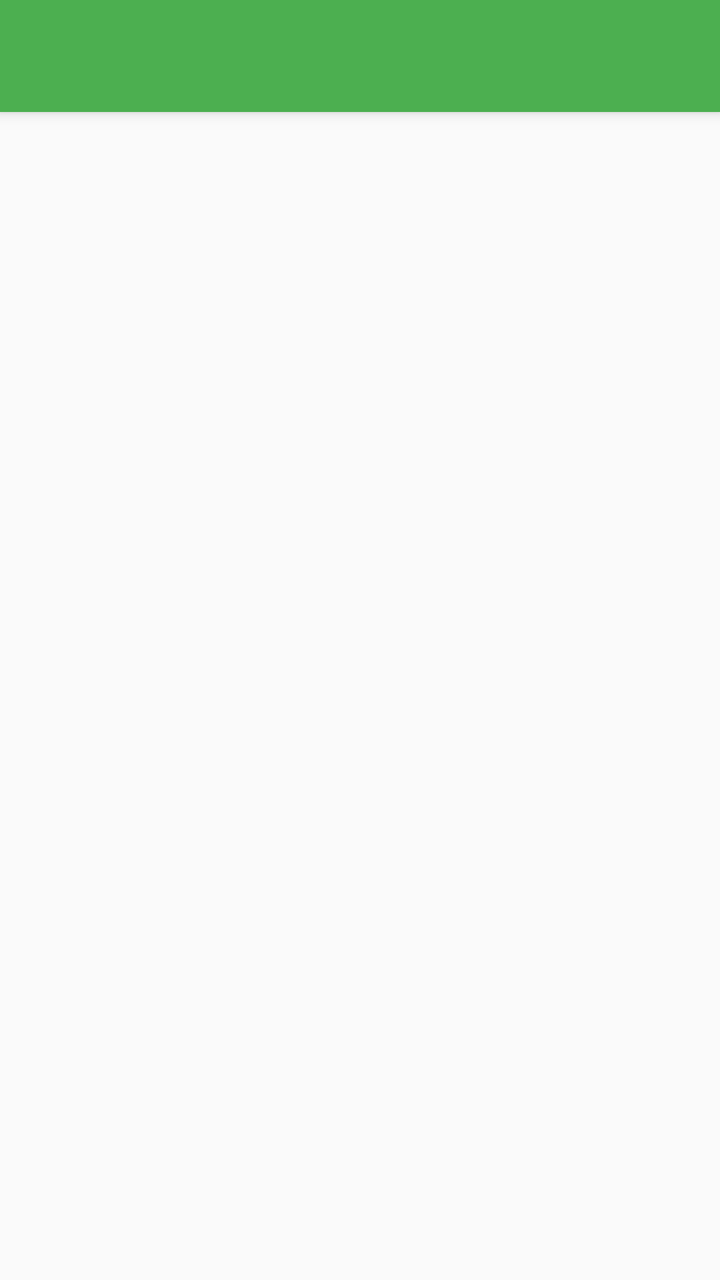
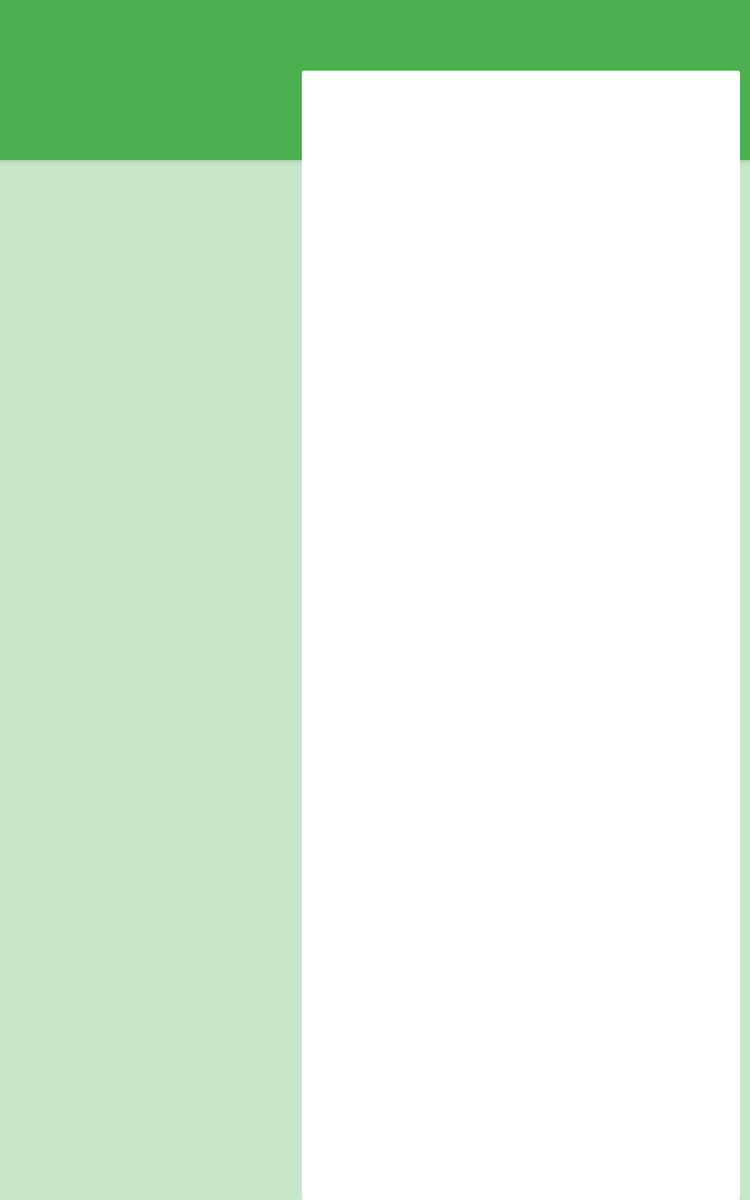

Two renders of one Android screen. The first uses the default layout on a phone; the second uses the alternative layout the repository ships for a different screen configuration, on a matching device. The two XML files are below.
<!-- AndroidManifest.xml: application theme AppTheme -->
<!-- res/layout/app_bar_main.xml -->
<?xml version="1.0" encoding="utf-8"?>
<android.support.design.widget.CoordinatorLayout xmlns:android="http://schemas.android.com/apk/res/android"
    xmlns:app="http://schemas.android.com/apk/res-auto"
    xmlns:tools="http://schemas.android.com/tools"
    android:layout_width="match_parent"
    android:layout_height="match_parent"
    android:id="@+id/main_coordinator"
    android:contentDescription="@string/coordinator_desc_main"
    android:fitsSystemWindows="true"
    tools:context=".activities.MainActivity">

    <android.support.design.widget.AppBarLayout
        android:layout_width="match_parent"
        android:layout_height="wrap_content"
        android:contentDescription="@string/appbar_desc_main"
        android:overScrollMode="always"
        android:theme="@style/AppTheme.AppBarOverlay">

        <android.support.v7.widget.Toolbar
            android:id="@+id/toolbar"
            android:layout_width="match_parent"
            android:layout_height="?attr/actionBarSize"
            android:background="?attr/colorPrimary"
            android:contentDescription="@string/toolbar_desc_main"
            android:textDirection="locale"
            android:theme="@style/ThemeOverlay.AppCompat.Dark.ActionBar"
            app:popupTheme="@style/AppTheme.PopupOverlay" />

    </android.support.design.widget.AppBarLayout>

    <include layout="@layout/container_main"></include>

</android.support.design.widget.CoordinatorLayout>
<!-- res/layout/container_main.xml (included above) -->
<FrameLayout xmlns:android="http://schemas.android.com/apk/res/android"
    xmlns:app="http://schemas.android.com/apk/res-auto"
    android:id="@+id/container_main"
    android:layout_width="match_parent"
    android:layout_height="match_parent"
    android:contentDescription="@string/frame_desc_main"
    app:layout_behavior="@string/appbar_scrolling_view_behavior"></FrameLayout>
<!-- resources referenced by this layout -->
<resources>
  <string name="appbar_desc_main">AppBar Main used in different layouts as base appbar</string>
  <string name="coordinator_desc_main">Coordinator Layout Main, used in different activities as base container</string>
  <string name="frame_desc_main">Frame Layout Main Container for different Fragments/Activity</string>
  <string name="toolbar_desc_main">Main Toolbar used in different layouts</string>
  <style name="AppTheme.AppBarOverlay" parent="ThemeOverlay.AppCompat.Light" />
  <style name="AppTheme.PopupOverlay" parent="ThemeOverlay.AppCompat.Light" />
  <style name="AppTheme" parent="Theme.AppCompat.Light.DarkActionBar">
          <item name="windowActionBar">false</item>
          <item name="windowNoTitle">true</item>
          
          <item name="colorPrimary">@color/colorPrimary</item>
          <item name="colorPrimaryDark">@color/colorPrimaryDark</item>
          <item name="colorAccent">@color/colorAccent</item>
          <item name="android:textColor">@color/colorIcons</item>
          <item name="drawerArrowStyle">@style/DrawerArrowStyle</item>
          <item name="autoCompleteTextViewStyle">@style/myAutoCompleteTextViewStyle</item>
          <item name="textAppearanceSearchResultTitle">@style/mySearchResult</item>
  
          
          <item name="searchViewStyle">@style/Widget.AppCompat.Light.SearchView</item>
          <item name="android:dropDownItemStyle">@style/Widget.AppCompat.DropDownItem.Spinner</item>
          <item name="textColorSearchUrl">@color/abc_search_url_text</item>
          <item name="textAppearanceSearchResultSubtitle">
              @style/TextAppearance.AppCompat.SearchResult.Subtitle
          </item>
      </style>
  <color name="colorPrimary">#4CAF50</color>
  <color name="colorPrimaryDark">#388E3C</color>
  <color name="colorAccent">#FF5722</color>
  <color name="colorIcons">#FFFFFF</color>
  <style name="DrawerArrowStyle" parent="Widget.AppCompat.DrawerArrowToggle">
          <item name="color">@android:color/white</item>
      </style>
  <style name="myAutoCompleteTextViewStyle" parent="Widget.AppCompat.Light.AutoCompleteTextView">
          <item name="android:popupBackground">@android:color/white</item>
      </style>
  <style name="mySearchResult" parent="TextAppearance.AppCompat.SearchResult.Title">
          <item name="android:textColor">@android:color/black</item>
      </style>
</resources>
<!-- res/layout-sw600dp/app_bar_main.xml (the author's variant of the layout above) -->
<!-- drawn on a 7-inch tablet held upright -->
<?xml version="1.0" encoding="utf-8"?>
<android.support.design.widget.CoordinatorLayout xmlns:android="http://schemas.android.com/apk/res/android"
    xmlns:app="http://schemas.android.com/apk/res-auto"
    xmlns:tools="http://schemas.android.com/tools"
    android:id="@+id/main_coordinator"
    android:layout_width="match_parent"
    android:layout_height="match_parent"
    android:background="@color/colorPrimaryLight"
    android:contentDescription="@string/coordinator_desc_main_tablet"
    android:fitsSystemWindows="true">

    <android.support.design.widget.AppBarLayout
        android:layout_width="match_parent"
        android:layout_height="@dimen/appbar_height_detail_tablet"
        android:background="@color/colorPrimary"
        android:contentDescription="@string/appbar_desc_main_tablet"
        android:overScrollMode="always"
        android:theme="@style/AppTheme.AppBarOverlay">

        <LinearLayout
            android:layout_width="match_parent"
            android:layout_height="wrap_content"
            android:layoutDirection="locale"
            android:contentDescription="@string/linear_desc_base_toolbar_tablet"
            android:orientation="horizontal">

            <android.support.v7.widget.Toolbar
                android:id="@+id/toolbar"
                android:layout_width="0dp"
                android:layout_marginTop="@dimen/marginTop_toolbar_tablet"
                android:layout_height="?attr/actionBarSize"
                android:background="?attr/colorPrimary"
                android:layout_weight="@integer/list_fragment_weight"
                android:contentDescription="@string/toolbar_desc_main_tablet"
                android:theme="@style/ThemeOverlay.AppCompat.Dark.ActionBar"
                app:popupTheme="@style/AppTheme.PopupOverlay" />

            <View
                android:layout_width="0dp"
                android:contentDescription="@string/view_desc_toolbar_tablet"
                android:layout_weight="@integer/detail_fragment_weight"
                android:layout_height="wrap_content"></View>

        </LinearLayout>
    </android.support.design.widget.AppBarLayout>

    <LinearLayout xmlns:android="http://schemas.android.com/apk/res/android"
        android:layout_width="match_parent"
        android:layout_height="match_parent"
        android:baselineAligned="false"
        android:contentDescription="@string/linear_desc_main_tablet"
        android:layoutDirection="locale"
        android:orientation="horizontal"
        android:elevation="@dimen/card_detail_tablet_elevation"
        android:background="@android:color/transparent"
        android:layout_marginTop="@dimen/margintTop_detail_card_tablet"
        app:behavior_overlapTop="@dimen/overlaptop_value"
        app:layout_behavior="@string/appbar_scrolling_view_behavior">

        <LinearLayout
            android:layout_height="match_parent"
            android:layout_width="0dp"
            android:layout_weight="@integer/list_fragment_weight"
            android:contentDescription="@string/linear_desc_container_main_tablet"
            android:layout_marginTop="@dimen/view_horizontal_margin"
            android:orientation="vertical">

            <View
                android:layout_width="match_parent"
                android:visibility="gone"
                android:id="@+id/view_false_toolbar"
                android:contentDescription="@string/view_desc_container_main_tablet"
                android:layout_height="@dimen/height_false_toolbar"></View>

            <FrameLayout xmlns:android="http://schemas.android.com/apk/res/android"
                android:id="@+id/container_main"
                android:layout_width="match_parent"
                android:layout_height="match_parent"
                android:contentDescription="@string/frame_desc_main_tablet"></FrameLayout>

        </LinearLayout>

        <LinearLayout
            android:contentDescription="@string/linear_base_detail_fragment_tablet"
            android:layout_width="0dp"
            android:background="@drawable/bg_detail_tablet_card"
            android:layout_marginStart="@dimen/view_horizontal_margin"
            android:layout_marginEnd="@dimen/view_horizontal_margin"
            android:layout_weight="@integer/detail_fragment_weight"
            android:layout_height="match_parent">

            <FrameLayout
                android:id="@+id/container_detail"
                android:layout_width="match_parent"
                android:layout_height="match_parent"
                android:layout_margin="@dimen/padding_number_types"
                android:contentDescription="@string/frame_desc_detail_tablet" />
        </LinearLayout>

    </LinearLayout>

</android.support.design.widget.CoordinatorLayout>
<!-- resources referenced by the variant -->
<!-- as a 7-inch tablet held upright resolves them -->
<resources>
  <color name="colorPrimary">#4CAF50</color>
  <color name="colorPrimaryLight">#C8E6C9</color>
  <!-- from res/values-sw600dp/ -->
  <dimen name="appbar_height_detail_tablet">128dp</dimen>
  <dimen name="card_detail_tablet_elevation">4dp</dimen>
  <!-- from res/values-sw600dp/ -->
  <dimen name="height_false_toolbar">64dp</dimen>
  <dimen name="marginTop_toolbar_tablet">16dp</dimen>
  <!-- from res/values-sw600dp/ -->
  <dimen name="margintTop_detail_card_tablet">-72dp</dimen>
  <dimen name="overlaptop_value">64dp</dimen>
  <!-- from res/values-sw600dp/ -->
  <dimen name="padding_number_types">2dp</dimen>
  <dimen name="view_horizontal_margin">8dp</dimen>
  <!-- drawable bg_detail_tablet_card (drawable) -->
  <?xml version="1.0" encoding="UTF-8"?>
  <shape xmlns:android="http://schemas.android.com/apk/res/android">
      <solid android:color="@android:color/white"/>
      <stroke android:width="0dp" android:color="#B1BCBE" />
      <corners android:radius="2dp"/>
      <padding android:left="1dp" android:top="1dp" android:right="1dp" android:bottom="0dp" />
  </shape>
  <integer name="detail_fragment_weight">3</integer>
  <integer name="list_fragment_weight">2</integer>
  <string name="appbar_desc_main_tablet">AppBar Main used in different layouts as base appbar in Tablet</string>
  <string name="coordinator_desc_main_tablet">Coordinator Layout Main, used in different activities as base container in Tablet</string>
  <string name="frame_desc_detail_tablet">Frame Layout Detail Container for different Fragments/Activity in Tablet</string>
  <string name="frame_desc_main_tablet">Frame Layout Main Container for different Fragments/Activity in Tablet</string>
  <string name="linear_base_detail_fragment_tablet">Linear Layout Container for detail fragment in Tablet</string>
  <string name="linear_desc_base_toolbar_tablet">Linear Layout Container for Toolbar adjust in detail fragment in Tablet</string>
  <string name="linear_desc_container_main_tablet">Linear Layout Container for main fragment in Tablet</string>
  <string name="linear_desc_main_tablet">Linear Layout Container for the main and detail fragment in Tablet</string>
  <string name="toolbar_desc_main_tablet">Main Toolbar used in different layouts in Tablet</string>
  <string name="view_desc_container_main_tablet">View for Container main for adjust the fragment in Tablet</string>
  <string name="view_desc_toolbar_tablet">View for Toolbar adjust in detail fragment in Tablet</string>
  <style name="AppTheme.AppBarOverlay" parent="ThemeOverlay.AppCompat.Light" />
  <style name="AppTheme.PopupOverlay" parent="ThemeOverlay.AppCompat.Light" />
  <color name="colorPrimaryDark">#388E3C</color>
  <color name="colorAccent">#FF5722</color>
  <color name="colorIcons">#FFFFFF</color>
  <style name="DrawerArrowStyle" parent="Widget.AppCompat.DrawerArrowToggle">
          <item name="color">@android:color/white</item>
      </style>
  <style name="myAutoCompleteTextViewStyle" parent="Widget.AppCompat.Light.AutoCompleteTextView">
          <item name="android:popupBackground">@android:color/white</item>
      </style>
  <style name="mySearchResult" parent="TextAppearance.AppCompat.SearchResult.Title">
          <item name="android:textColor">@android:color/black</item>
      </style>
</resources>
